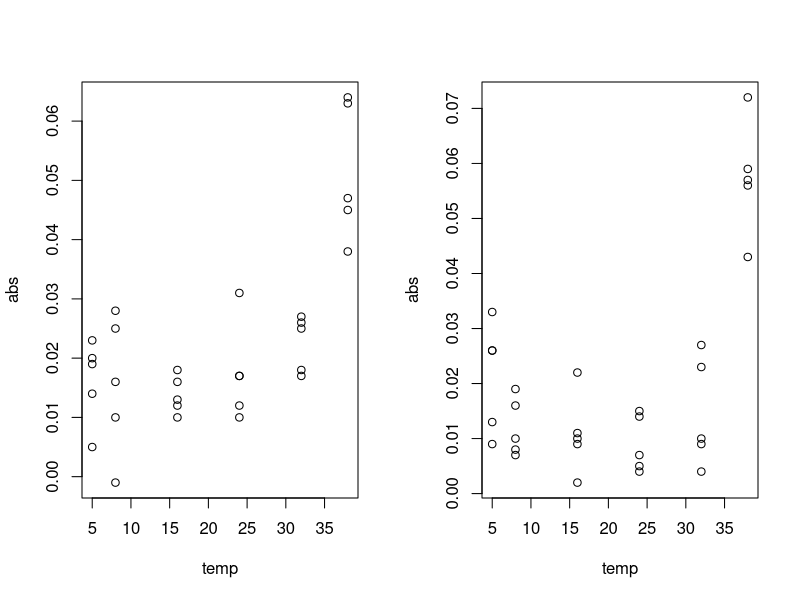
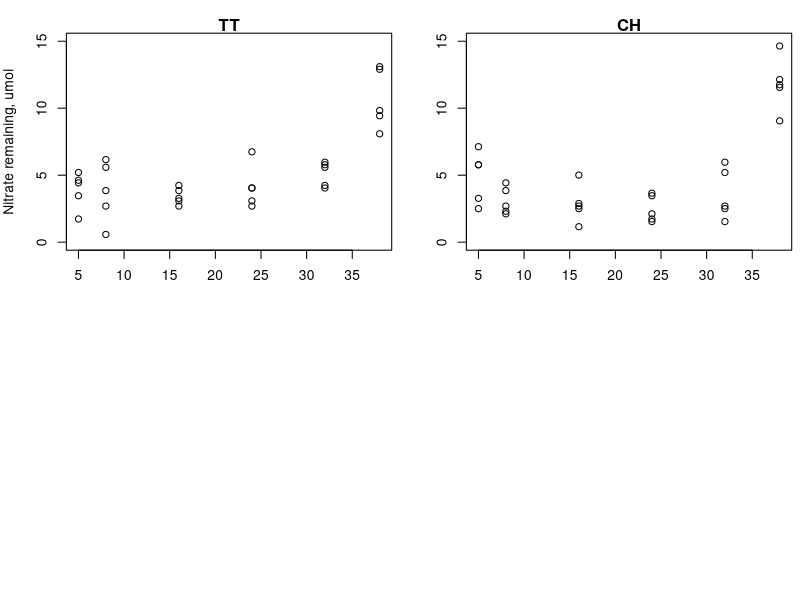

These charts were generated, in order, by the following R code: (Note: this script raises an error after producing the figures.)
Ndata <- read.csv("data-processed/nitrate_processed.csv")

par(mfrow=c(1,2))
TTNdata<-subset(Ndata, Ndata$species=="TT")
CHNdata<-subset(Ndata, Ndata$species=="CH")
with(TTNdata, plot(abs~temp))
with(CHNdata, plot(abs~temp))


pdf("R-star_across_T.pdf", 6, 5)
par(mfrow=c(2,2))
par(mar=c(3,4,1, 0.5), oma=c(1, 0, 1, 0))
with(TTNdata, plot(nitrate~temp, ylim=c(0,15), xlab="", ylab="Nitrate remaining, umol", main="TT"))
with(CHNdata, plot(nitrate~temp, ylim=c(0,15), xlab="", ylab="",  main="CH"))

plot(CHKmean$cell_density~levels(CHK$temperature), ylim=c(0, 40000), xlab="Temperature", ylab="Carrying capacity, cells/ml")
segments(c(5,8,16,25,32,38), 
				 CHKmean$cell_density+CHKsd$cell_density,
				 c(5,8,16,25,32,38),
				 CHKmean$cell_density-CHKsd$cell_density)


#For TT, take mean of data from 22 days onwards as approximation of K
plot(TTKmean$cell_density~levels(TTK$temperature), ylim=c(0, 30000), xlab="Temperature", ylab="")
segments(c(5,8,16,25,32,38), 
				 TTKmean$cell_density+TTKsd$cell_density,
				 c(5,8,16,25,32,38),
				 TTKmean$cell_density-TTKsd$cell_density)
dev.off()
